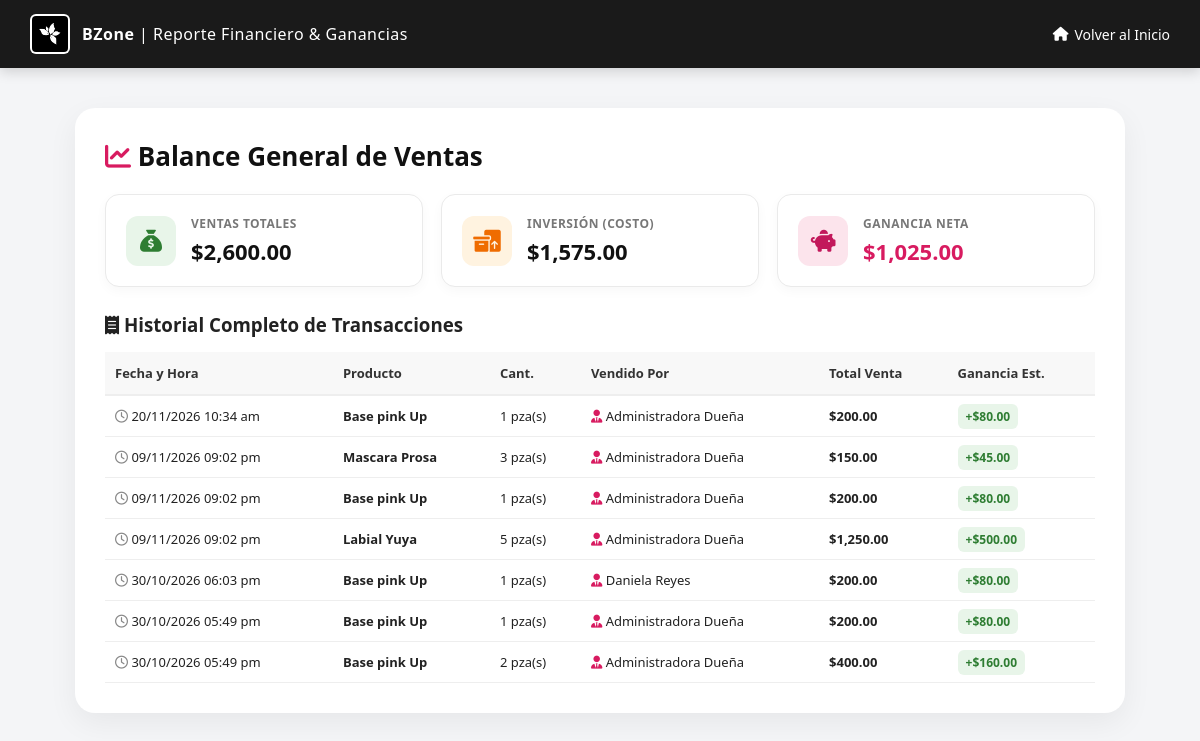
/Control_Beauty/reportes.php (signed in), run on the app's committed database.
### tables this page shows
CREATE TABLE IF NOT EXISTS `ventas` (
  `id` int(11) NOT NULL AUTO_INCREMENT,
  `producto_id` int(11) NOT NULL,
  `usuario_id` int(11) NOT NULL,
  `cantidad` int(11) NOT NULL,
  `total` decimal(10,2) NOT NULL DEFAULT '0.00',
  `fecha` datetime NOT NULL,
  PRIMARY KEY (`id`)
);

CREATE TABLE IF NOT EXISTS `productos` (
  `id` int(11) NOT NULL AUTO_INCREMENT,
  `codigo_barras` varchar(50) DEFAULT NULL,
  `nombre` varchar(100) NOT NULL,
  `precio_compra` decimal(10,2) NOT NULL,
  `precio_venta` decimal(10,2) NOT NULL,
  `stock` int(11) NOT NULL,
  `stock_minimo` int(11) DEFAULT '5',
  `id_proveedor` int(11) DEFAULT NULL,
  `imagen` varchar(255) DEFAULT 'default.png',
  PRIMARY KEY (`id`),
  UNIQUE KEY `codigo_barras` (`codigo_barras`),
  KEY `id_proveedor` (`id_proveedor`)
);

CREATE TABLE IF NOT EXISTS `usuarios` (
  `id` int(11) NOT NULL AUTO_INCREMENT,
  `nombre` varchar(100) NOT NULL,
  `usuario` varchar(50) NOT NULL,
  `password` varchar(255) NOT NULL,
  `rol` varchar(30) NOT NULL DEFAULT 'cliente',
  `ultimo_acceso` datetime DEFAULT NULL,
  PRIMARY KEY (`id`),
  UNIQUE KEY `usuario` (`usuario`)
);

### Control_Beauty/reportes.php (the view, shortened to what this page needs)
<?php
include('conexion.php');
$sql_reporte = "SELECT v.*, p.nombre AS producto_nombre, p.precio_compra, u.nombre AS usuario_nombre
                FROM ventas v
                LEFT JOIN productos p ON v.producto_id = p.id
                LEFT JOIN usuarios u ON v.usuario_id = u.id
                ORDER BY v.id DESC";
$res_reporte = $conexion->query($sql_reporte);
$total_ingresos = 0;
$total_costos = 0;
$total_ganancias = 0;
$ventas_lista = [];
if ($res_reporte && $res_reporte->num_rows > 0) {
    while ($r = $res_reporte->fetch_assoc()) {
        $monto_total = floatval($r['total']);
        $cantidad = intval($r['cantidad']);
        $precio_compra = isset($r['precio_compra']) ? floatval($r['precio_compra']) : 0;
        $costo_total_item = $precio_compra * $cantidad;
        $ganancia_item = $monto_total - $costo_total_item;
        $total_ingresos += $monto_total;
        $total_costos += $costo_total_item;
        $total_ganancias += $ganancia_item;
        $r['costo_calculado'] = $costo_total_item;
        $r['ganancia_calculada'] = $ganancia_item;
        $ventas_lista[] = $r;
    }
}
?>
<!DOCTYPE html>
<html lang="es">
<head>
    <link rel="stylesheet" href="https://cdnjs.cloudflare.com/ajax/libs/font-awesome/6.4.0/css/all.min.css">
    <link rel="stylesheet" href="estilos.css?v=6.0">
</head>
<body>
    <header>
        <div class="header-brand">
            <img src="Logo.png" alt="BZone Logo" onerror="this.style.display='none'">
            <span><strong>BZone</strong> | Reporte Financiero & Ganancias</span>
        </div>
        <a href="dashboard.php" class="btn-volver"><i class="fa-solid fa-house"></i> Volver al Inicio</a>
    </header>
    <div class="main-wrapper" style="max-width: 1050px;">
        <div class="watermark-bg">BZone</div>
        <div class="dashboard-card" style="padding: 30px;">
            <h2 style="text-align: left; margin-top: 0; margin-bottom: 20px;">
                <i class="fa-solid fa-chart-line" style="color: #d81b60;"></i> Balance General de Ventas
            </h2>
            <div class="stats-grid">
                <div class="stat-card">
                    <div class="stat-icon" style="background: #e8f5e9; color: #2e7d32;">
                        <i class="fa-solid fa-sack-dollar"></i>
                    </div>
                    <div class="stat-info">
                        <h4>Ventas Totales</h4>
                        <p>$<?php echo number_format($total_ingresos, 2); ?></p>
                    </div>
                </div>
                <div class="stat-card">
                    <div class="stat-icon" style="background: #fff3e0; color: #ef6c00;">
                        <i class="fa-solid fa-boxes-packing"></i>
                    </div>
                    <div class="stat-info">
                        <h4>Inversión (Costo)</h4>
                        <p>$<?php echo number_format($total_costos, 2); ?></p>
                    </div>
                </div>
                <div class="stat-card">
                    <div class="stat-icon" style="background: #fce4ec; color: #c2185b;">
                        <i class="fa-solid fa-piggy-bank"></i>
                    </div>
                    <div class="stat-info">
                        <h4>Ganancia Neta</h4>
                        <p style="color: #d81b60;">$<?php echo number_format($total_ganancias, 2); ?></p>
                    </div>
                </div>
            </div>
            <h3 style="text-align: left; margin-bottom: 15px;"><i class="fa-solid fa-receipt"></i> Historial Completo de Transacciones</h3>
            <table class="rep-table">
                <thead>
                    <tr>
                        <th>Fecha y Hora</th>
                        <th>Producto</th>
                        <th>Cant.</th>
                        <th>Vendido Por</th>
                        <th>Total Venta</th>
                        <th>Ganancia Est.</th>
                    </tr>
                </thead>
                <tbody>
                    <?php if (!empty($ventas_lista)): ?>
                        <?php foreach($ventas_lista as $item): ?>
                            <?php
                                $fecha_ampm = date('d/m/Y h:i a', strtotime($item['fecha']));
                            ?>
                            <tr>
                                <td><i class="fa-regular fa-clock" style="color: #888;"></i> <?php echo htmlspecialchars($fecha_ampm, ENT_QUOTES, 'UTF-8'); ?></td>
                                <td><strong><?php echo !empty($item['producto_nombre']) ? htmlspecialchars($item['producto_nombre'], ENT_QUOTES, 'UTF-8') : 'Producto General'; ?></strong></td>
                                <td><?php echo intval($item['cantidad']); ?> pza(s)</td>
                                <td><i class="fa-solid fa-user-tie" style="color: #d81b60;"></i> <?php echo !empty($item['usuario_nombre']) ? htmlspecialchars($item['usuario_nombre'], ENT_QUOTES, 'UTF-8') : 'Usuario'; ?></td>
                                <td><strong>$<?php echo number_format($item['total'], 2); ?></strong></td>
                                <td>
                                    <span style="color: #2e7d32; font-weight: bold; background: #e8f5e9; padding: 4px 8px; border-radius: 6px; font-size: 12px;">
                                        +$<?php echo number_format($item['ganancia_calculada'], 2); ?>
                                    </span>
                                </td>
                            </tr>
                        <?php endforeach; ?>
                    <?php endif; ?>
                </tbody>
            </table>
        </div>
    </div>
</body>
</html>

### Control_Beauty/estilos.css (style rules this page uses)
:root { --color-fondo: #f4f5f7; --color-primario: #1a1a1a; --color-acento: #d81b60; --color-tarjeta: #ffffff; --color-texto: #222222; --color-exito-bg: #e8f5e9; --color-exito-texto: #2e7d32; --color-error-bg: #ffebee; --color-error-texto: #c62828; }
body { font-family: 'Segoe UI', system-ui, -apple-system, sans-serif; background-color: var(--color-fondo); color: var(--color-texto); margin: 0; padding: 0; min-height: 100vh; }
header { background-color: var(--color-primario); color: white; padding: 14px 30px; display: flex; justify-content: space-between; align-items: center; box-shadow: 0 4px 12px rgba(0,0,0,0.15); }
.header-brand { display: flex; align-items: center; gap: 12px; }
.header-brand img { height: 36px; width: auto; background: #ffffff; padding: 2px; border-radius: 6px; }
.header-brand span { font-size: 16px; font-weight: 500; letter-spacing: 0.5px; }
.main-wrapper { position: relative; max-width: 900px; margin: 40px auto; padding: 0 20px; }
.watermark-bg { position: absolute; top: 50%; left: 50%; transform: translate(-50%, -50%); font-size: 130px; font-weight: 900; color: rgba(0, 0, 0, 0.03); user-select: none; pointer-events: none; letter-spacing: 12px; z-index: 0; }
.dashboard-card { position: relative; z-index: 1; background: var(--color-tarjeta); border-radius: 20px; padding: 40px; box-shadow: 0 10px 30px rgba(0,0,0,0.06); text-align: center; }
.dashboard-card h2 { margin: 0 0 25px 0; font-size: 26px; color: #111; font-weight: 700; }

### Control_Beauty/reportes.php (style rules this page uses)
.stats-grid { display: grid; grid-template-columns: repeat(3, 1fr); gap: 18px; margin-bottom: 25px; text-align: left; }
.stat-card { background: #ffffff; padding: 20px; border-radius: 14px; border: 1px solid #eaeaea; box-shadow: 0 4px 12px rgba(0,0,0,0.03); display: flex; align-items: center; gap: 15px; }
.stat-icon { width: 50px; height: 50px; border-radius: 12px; display: flex; align-items: center; justify-content: center; font-size: 22px; }
.stat-info h4 { margin: 0; font-size: 12px; color: #777; text-transform: uppercase; letter-spacing: 0.5px; }
.stat-info p { margin: 4px 0 0 0; font-size: 22px; font-weight: 800; color: #111; }
table.rep-table { width: 100%; border-collapse: collapse; margin-top: 15px; text-align: left; }
table.rep-table th { background: #f8f8f8; padding: 12px 10px; font-size: 13px; color: #333; border-bottom: 2px solid #eee; }
table.rep-table td { padding: 11px 10px; font-size: 13px; border-bottom: 1px solid #eee; }
.btn-volver { color: #ffffff; text-decoration: none; font-size: 14px; display: inline-flex; align-items: center; gap: 6px; }

### data on the page
ventas: fecha "20/11/2026 10:34 am", producto.nombre "Base pink Up", cantidad "1", usuario.nombre "Administradora Dueña", total "200.00", ganancia_calculada "80.00"
ventas: fecha "09/11/2026 09:02 pm", producto.nombre "Mascara Prosa", cantidad "3", usuario.nombre "Administradora Dueña", total "150.00", ganancia_calculada "45.00"
ventas: fecha "09/11/2026 09:02 pm", producto.nombre "Base pink Up", cantidad "1", usuario.nombre "Administradora Dueña", total "200.00", ganancia_calculada "80.00"
ventas: fecha "09/11/2026 09:02 pm", producto.nombre "Labial Yuya", cantidad "5", usuario.nombre "Administradora Dueña", total "1,250.00", ganancia_calculada "500.00"
ventas: fecha "30/10/2026 06:03 pm", producto.nombre "Base pink Up", cantidad "1", usuario.nombre "Daniela Reyes", total "200.00", ganancia_calculada "80.00"
ventas: fecha "30/10/2026 05:49 pm", producto.nombre "Base pink Up", cantidad "1", usuario.nombre "Administradora Dueña", total "200.00", ganancia_calculada "80.00"
ventas: fecha "30/10/2026 05:49 pm", producto.nombre "Base pink Up", cantidad "2", usuario.nombre "Administradora Dueña", total "400.00", ganancia_calculada "160.00"

### other printed values
$total_ingresos "2,600.00"
$total_costos "1,575.00"
$total_ganancias "1,025.00"
